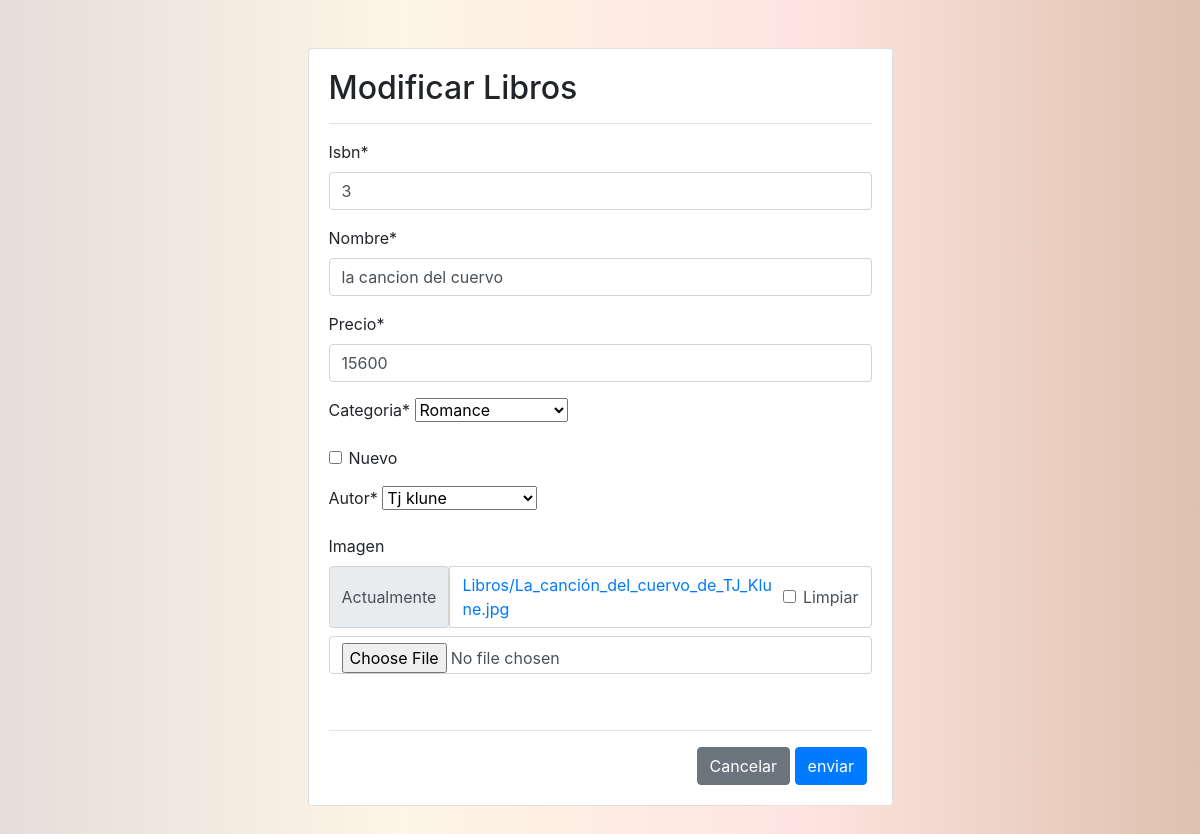
/modificarLibro/22/ (signed in), run on the app's committed database.
### tienda/models.py (models this page shows, shortened)
class Libro(models.Model):
    isbn = models.IntegerField()
    nombre = models.CharField(max_length=400)
    precio = models.IntegerField()
    categoria = models.IntegerField(choices=opciones_categoria)
    nuevo = models.BooleanField()
    autor = models.ForeignKey(Autor, on_delete=models.PROTECT)
    imagen = models.ImageField(upload_to="Libros",null=True)

class Autor(models.Model):
    idAutor = models.IntegerField()
    nombre = models.CharField(max_length=100)
    def __str__(selft):
        return selft.nombre

### tienda/views.py (the view, shortened to what this page needs)
# urls.py: path('modificarLibro/<id>/', modificarLibro, name='modificarLibro'),
@permission_required('tienda.change_libro')
def modificarLibro(request, id):
    libro = get_object_or_404(Libro, id=id)
    data = {
        'form': LibroForm(instance=libro)
    }
    return render(request, 'tienda/Libros/modificar.html',data)

### tienda/forms.py
class LibroForm(forms.ModelForm):
    nombre = forms.CharField(min_length=3, max_length=30)
    isbn = forms.IntegerField(min_value=2, max_value=400000)
    imagen = forms.ImageField(required=False)
    class Meta:
        model = Libro
        fields = '__all__'

### tienda/templates/tienda/Libros/modificar.html (shortened to what this page needs)
{% load static %}
<!DOCTYPE html>
<html lang="en">
<head>
    {% load crispy_forms_tags %}
    <link rel="stylesheet" href="https://cdn.jsdelivr.net/npm/bootstrap@4.6.2/dist/css/bootstrap.min.css">
    <link rel="stylesheet" href="{% static 'css/crud.css'%}">
</head>
<body>
    <br>
    <br>
    <div class="row"  >
        <div class="col-12 col-md-6 offset-md-3">
            <div class="card" >
                <div class="card-body ">
                    <h2>Modificar Libros</h2>
                    <hr>
                    <form action="" class="" method="post" enctype="multipart/form-data">
                        {{ form|crispy  }}
                        <br>
                        <hr>
                        <div class="d-flex justify-content-end">
                            <input type="reset" value="Cancelar" class="btn btn-secondary">
                            <button type="submit" id="btnEnviar" class="btn btn-primary">enviar</button>
                        </div>
                    </form>
                </div>
            </div>
        </div>
    </div>
    <br>
    <br>
</body>
</html>

### tienda/static/css/crud.css (style rules this page uses)
body { background: -webkit-linear-gradient(left,#e4ded9,#FDF5E6, #FFE4E1, #ddc2ae);; background-attachment: fixed; display: block; }

### data on the page
Libro: isbn "3", nombre "la cancion del cuervo", precio "15600", categoria "Romance", autor "Tj klune"
